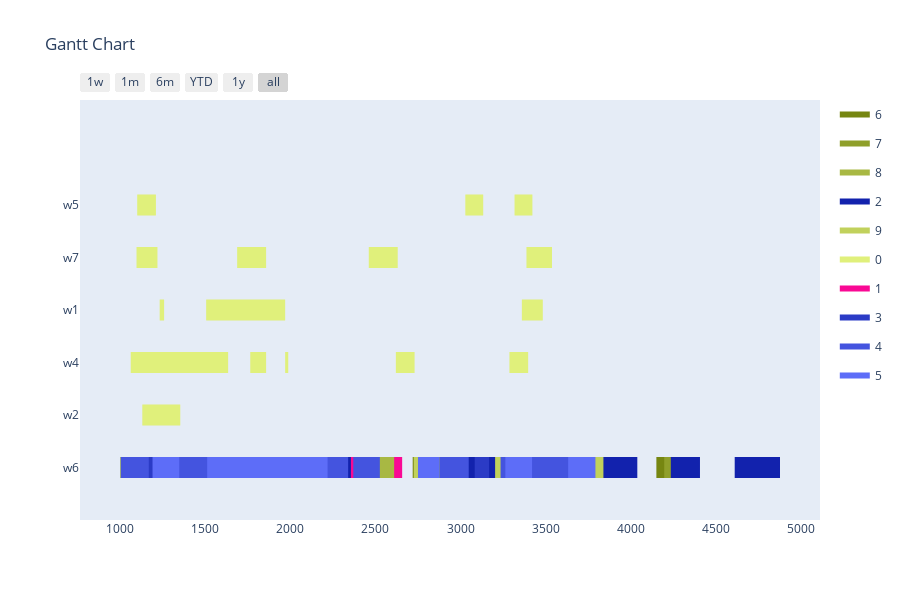

The notebook cell saved with this chart:
### Markdown cell above
Config 4 - Randomized Mutation with "open" Planning Horizon

### Code cell
optimizer = BaseGA(env)
optimizer.configure('tardiness', 'twopointcrossover', 'roulettewheel', 'randomize')
last_time_slot = 0
for order in orders:
    if order[1] > last_time_slot:
        last_time_slot = order[1]
# all parameters after offspring_amount are optional (in this case -> verbose=True)
result, best_fitness_history, average_fitness_history, best_generation_history, feasible_gen = optimizer.optimize(orders, max_generations, earliest_time_slot, last_time_slot, population_size, offspring_amount, verbose=True)
workstation_assignments = reformat_result(result, orders, env)
visualize(workstation_assignments, best_fitness_history, average_fitness_history, best_generation_history, feasible_gen)

### Figure 1 — Plotly figure (JSON) as saved in the notebook; plotly's stock layout.template omitted (floating-point values rounded to 4 significant figures; data arrays with more than 128 entries replaced by an {"elided": "..."} marker saying what was removed)
{"data": [{"fill": "toself", "fillcolor": "rgb(118, 134, 17)", "hoverinfo": "name", "legendgroup": "rgb(118, 134, 17)", "mode": "none", "name": "6", "type": "scatter", "x": [1542, 1665, 1665, 1542, 1542, 751, 861, 861, 751, 751, 318, 462, 462, 318, 318, 4150, 4294, 4294, 4150, 4150, 208, 318, 318, 208, 208, 4694, 4759, 4759, 4694, 4694, 2844, 2969, 2969, 2844, 2844, 1890, 1946, 1946, 1890, 1890, 1955, 2042, 2042, 1955, 1955, 1201, 1324, 1324, 1201, 1201, 2030, 2107, 2107, 2030, 2030, 225, 311, 311, 225, 225, 3953, 4030, 4030, 3953, 3953, 2719, 2774, 2774, 2719, 2719, 942, 1065, 1065, 942, 942, 238, 382, 382, 238, 238, 4226, 4349, 4349, 4226, 4226, 3699, 3764, 3764, 3699], "y": [-0.2, -0.2, 0.2, 0.2, null, -0.2, -0.2, 0.2, 0.2, null, -0.2, -0.2, 0.2, 0.2, null, -0.2, -0.2, 0.2, 0.2, null, -0.2, -0.2, 0.2, 0.2, null, -0.2, -0.2, 0.2, 0.2, null, -0.2, -0.2, 0.2, 0.2, null, -0.2, -0.2, 0.2, 0.2, null, -0.2, -0.2, 0.2, 0.2, null, -0.2, -0.2, 0.2, 0.2, null, -0.2, -0.2, 0.2, 0.2, null, -0.2, -0.2, 0.2, 0.2, null, -0.2, -0.2, 0.2, 0.2, null, -0.2, -0.2, 0.2, 0.2, null, -0.2, -0.2, 0.2, 0.2, null, -0.2, -0.2, 0.2, 0.2, null, -0.2, -0.2, 0.2, 0.2, null, -0.2, -0.2, 0.2, 0.2]}, {"fill": "toself", "fillcolor": "rgb(143, 159, 42)", "hoverinfo": "name", "legendgroup": "rgb(143, 159, 42)", "mode": "none", "name": "7", "type": "scatter", "x": [2362, 2495, 2495, 2362, 2362, 2378, 2464, 2464, 2378, 2378, 886, 996, 996, 886, 886, 500, 586, 586, 500, 500, 793, 858, 858, 793, 793, 1122, 1208, 1208, 1122, 1122, 891, 946, 946, 891, 891, 665, 720, 720, 665, 665, 403, 547, 547, 403, 403, 813, 890, 890, 813, 813, 228, 293, 293, 228, 228, 3641, 3688, 3688, 3641, 3641, 4196, 4243, 4243, 4196, 4196, 210, 355, 355, 210, 210, 409, 485, 485, 409, 409, 1002, 1057, 1057, 1002, 1002, 3849, 3913, 3913, 3849, 3849, 684, 809, 809, 684], "y": [-0.2, -0.2, 0.2, 0.2, null, -0.2, -0.2, 0.2, 0.2, null, -0.2, -0.2, 0.2, 0.2, null, -0.2, -0.2, 0.2, 0.2, null, -0.2, -0.2, 0.2, 0.2, null, -0.2, -0.2, 0.2, 0.2, null, -0.2, -0.2, 0.2, 0.2, null, -0.2, -0.2, 0.2, 0.2, null, -0.2, -0.2, 0.2, 0.2, null, -0.2, -0.2, 0.2, 0.2, null, -0.2, -0.2, 0.2, 0.2, null, -0.2, -0.2, 0.2, 0.2, null, -0.2, -0.2, 0.2, 0.2, null, -0.2, -0.2, 0.2, 0.2, null, -0.2, -0.2, 0.2, 0.2, null, -0.2, -0.2, 0.2, 0.2, null, -0.2, -0.2, 0.2, 0.2, null, -0.2, -0.2, 0.2, 0.2]}, {"fill": "toself", "fillcolor": "rgb(168, 184, 67)", "hoverinfo": "name", "legendgroup": "rgb(168, 184, 67)", "mode": "none", "name": "8", "type": "scatter", "x": {"elided": "134 int values"}, "y": {"elided": "134 float values"}}, {"fill": "toself", "fillcolor": "rgb(18, 34, 173)", "hoverinfo": "name", "legendgroup": "rgb(18, 34, 173)", "mode": "none", "name": "2", "type": "scatter", "x": {"elided": "134 int values"}, "y": {"elided": "134 float values"}}, {"fill": "toself", "fillcolor": "rgb(193, 209, 92)", "hoverinfo": "name", "legendgroup": "rgb(193, 209, 92)", "mode": "none", "name": "9", "type": "scatter", "x": [2155, 2252, 2252, 2155, 2155, 1962, 2152, 2152, 1962, 1962, 3203, 3328, 3328, 3203, 3203, 2725, 2848, 2848, 2725, 2725, 890, 1000, 1000, 890, 890, 3424, 3549, 3549, 3424, 3424, 1987, 2117, 2117, 1987, 1987, 2102, 2287, 2287, 2102, 2102, 1393, 1573, 1573, 1393, 1393, 2780, 2900, 2900, 2780, 2780, 3344, 3406, 3406, 3344, 3344, 1825, 1945, 1945, 1825, 1825, 1666, 1766, 1766, 1666, 1666, 784, 904, 904, 784, 784, 291, 406, 406, 291, 291, 3527, 3647, 3647, 3527, 3527, 757, 882, 882, 757, 757, 620, 730, 730, 620, 620, 1968, 2024, 2024, 1968, 1968, 3649, 3839, 3839, 3649, 3649, 1811, 1931, 1931, 1811, 1811, 3397, 3484, 3484, 3397, 3397, 3207, 3269, 3269, 3207], "y": [-0.2, -0.2, 0.2, 0.2, null, -0.2, -0.2, 0.2, 0.2, null, -0.2, -0.2, 0.2, 0.2, null, -0.2, -0.2, 0.2, 0.2, null, -0.2, -0.2, 0.2, 0.2, null, -0.2, -0.2, 0.2, 0.2, null, -0.2, -0.2, 0.2, 0.2, null, -0.2, -0.2, 0.2, 0.2, null, -0.2, -0.2, 0.2, 0.2, null, -0.2, -0.2, 0.2, 0.2, null, -0.2, -0.2, 0.2, 0.2, null, -0.2, -0.2, 0.2, 0.2, null, -0.2, -0.2, 0.2, 0.2, null, -0.2, -0.2, 0.2, 0.2, null, -0.2, -0.2, 0.2, 0.2, null, -0.2, -0.2, 0.2, 0.2, null, -0.2, -0.2, 0.2, 0.2, null, -0.2, -0.2, 0.2, 0.2, null, -0.2, -0.2, 0.2, 0.2, null, -0.2, -0.2, 0.2, 0.2, null, -0.2, -0.2, 0.2, 0.2, null, -0.2, -0.2, 0.2, 0.2, null, -0.2, -0.2, 0.2, 0.2]}, {"fill": "toself", "fillcolor": "rgb(224, 240, 123)", "hoverinfo": "name", "legendgroup": "rgb(224, 240, 123)", "mode": "none", "name": "0", "type": "scatter", "x": [3317, 3422, 3422, 3317, 3317, 1101, 1211, 1211, 1101, 1101, 3028, 3133, 3133, 3028, 3028, 3387, 3537, 3537, 3387, 3387, 2461, 2631, 2631, 2461, 2461, 1688, 1858, 1858, 1688, 1688, 1097, 1220, 1220, 1097, 1097, 554, 677, 677, 554, 554, 3360, 3483, 3483, 3360, 3360, 986, 1233, 1233, 986, 986, 1259, 1506, 1506, 1259, 1259, 953, 1063, 1063, 953, 953, 3287, 3397, 3397, 3287, 3287, 520, 650, 650, 520, 520, 1635, 1765, 1765, 1635, 1635, 2620, 2730, 2730, 2620, 2620, 1858, 1988, 1988, 1858, 1858, 1131, 1354, 1354, 1131], "y": [4.8, 4.8, 5.2, 5.2, null, 4.8, 4.8, 5.2, 5.2, null, 4.8, 4.8, 5.2, 5.2, null, 3.8, 3.8, 4.2, 4.2, null, 3.8, 3.8, 4.2, 4.2, null, 3.8, 3.8, 4.2, 4.2, null, 3.8, 3.8, 4.2, 4.2, null, 3.8, 3.8, 4.2, 4.2, null, 2.8, 2.8, 3.2, 3.2, null, 2.8, 2.8, 3.2, 3.2, null, 2.8, 2.8, 3.2, 3.2, null, 1.8, 1.8, 2.2, 2.2, null, 1.8, 1.8, 2.2, 2.2, null, 1.8, 1.8, 2.2, 2.2, null, 1.8, 1.8, 2.2, 2.2, null, 1.8, 1.8, 2.2, 2.2, null, 1.8, 1.8, 2.2, 2.2, null, 0.8, 0.8, 1.2, 1.2]}, {"fill": "toself", "fillcolor": "rgb(249, 9, 148)", "hoverinfo": "name", "legendgroup": "rgb(249, 9, 148)", "mode": "none", "name": "1", "type": "scatter", "x": [1206, 1328, 1328, 1206, 1206, 1123, 1179, 1179, 1123, 1123, 2391, 2513, 2513, 2391, 2391, 2356, 2466, 2466, 2356, 2356, 1557, 1667, 1667, 1557, 1557, 369, 434, 434, 369, 369, 1291, 1416, 1416, 1291, 1291, 1081, 1166, 1166, 1081, 1081, 2610, 2657, 2657, 2610, 2610, 1139, 1262, 1262, 1139, 1139, 3270, 3403, 3403, 3270, 3270, 2061, 2186, 2186, 2061, 2061, 1604, 1691, 1691, 1604, 1604, 1086, 1163, 1163, 1086, 1086, 1021, 1086, 1086, 1021, 1021, 632, 696, 696, 632, 632, 2106, 2191, 2191, 2106, 2106, 2017, 2140, 2140, 2017], "y": [-0.2, -0.2, 0.2, 0.2, null, -0.2, -0.2, 0.2, 0.2, null, -0.2, -0.2, 0.2, 0.2, null, -0.2, -0.2, 0.2, 0.2, null, -0.2, -0.2, 0.2, 0.2, null, -0.2, -0.2, 0.2, 0.2, null, -0.2, -0.2, 0.2, 0.2, null, -0.2, -0.2, 0.2, 0.2, null, -0.2, -0.2, 0.2, 0.2, null, -0.2, -0.2, 0.2, 0.2, null, -0.2, -0.2, 0.2, 0.2, null, -0.2, -0.2, 0.2, 0.2, null, -0.2, -0.2, 0.2, 0.2, null, -0.2, -0.2, 0.2, 0.2, null, -0.2, -0.2, 0.2, 0.2, null, -0.2, -0.2, 0.2, 0.2, null, -0.2, -0.2, 0.2, 0.2, null, -0.2, -0.2, 0.2, 0.2]}, {"fill": "toself", "fillcolor": "rgb(43, 59, 198)", "hoverinfo": "name", "legendgroup": "rgb(43, 59, 198)", "mode": "none", "name": "3", "type": "scatter", "x": [792, 857, 857, 792, 792, 878, 954, 954, 878, 878, 233, 320, 320, 233, 233, 276, 386, 386, 276, 276, 3083, 3168, 3168, 3083, 3083, 3704, 3781, 3781, 3704, 3704, 1577, 1687, 1687, 1577, 1577, 1707, 1762, 1762, 1707, 1707, 939, 1025, 1025, 939, 939, 276, 332, 332, 276, 276, 202, 266, 266, 202, 202, 827, 912, 912, 827, 827, 865, 929, 929, 865, 865, 774, 850, 850, 774, 774, 436, 581, 581, 436, 436, 553, 675, 675, 553, 553, 565, 650, 650, 565, 565, 696, 773, 773, 696], "y": [-0.2, -0.2, 0.2, 0.2, null, -0.2, -0.2, 0.2, 0.2, null, -0.2, -0.2, 0.2, 0.2, null, -0.2, -0.2, 0.2, 0.2, null, -0.2, -0.2, 0.2, 0.2, null, -0.2, -0.2, 0.2, 0.2, null, -0.2, -0.2, 0.2, 0.2, null, -0.2, -0.2, 0.2, 0.2, null, -0.2, -0.2, 0.2, 0.2, null, -0.2, -0.2, 0.2, 0.2, null, -0.2, -0.2, 0.2, 0.2, null, -0.2, -0.2, 0.2, 0.2, null, -0.2, -0.2, 0.2, 0.2, null, -0.2, -0.2, 0.2, 0.2, null, -0.2, -0.2, 0.2, 0.2, null, -0.2, -0.2, 0.2, 0.2, null, -0.2, -0.2, 0.2, 0.2, null, -0.2, -0.2, 0.2, 0.2]}, {"fill": "toself", "fillcolor": "rgb(68, 84, 223)", "hoverinfo": "name", "legendgroup": "rgb(68, 84, 223)", "mode": "none", "name": "4", "type": "scatter", "x": [628, 793, 793, 628, 628, 968, 1110, 1110, 968, 968, 2875, 3048, 3048, 2875, 2875, 2390, 2526, 2526, 2390, 2390, 3235, 3322, 3322, 3235, 3235, 356, 422, 422, 356, 356, 2167, 2340, 2340, 2167, 2167, 1004, 1169, 1169, 1004, 1004, 1985, 2235, 2235, 1985, 1985, 1704, 1846, 1846, 1704, 1704, 3338, 3483, 3483, 3338, 3338, 818, 973, 973, 818, 818, 1070, 1215, 1215, 1070, 1070, 2370, 2515, 2515, 2370, 2370, 3432, 3646, 3646, 3432], "y": [-0.2, -0.2, 0.2, 0.2, null, -0.2, -0.2, 0.2, 0.2, null, -0.2, -0.2, 0.2, 0.2, null, -0.2, -0.2, 0.2, 0.2, null, -0.2, -0.2, 0.2, 0.2, null, -0.2, -0.2, 0.2, 0.2, null, -0.2, -0.2, 0.2, 0.2, null, -0.2, -0.2, 0.2, 0.2, null, -0.2, -0.2, 0.2, 0.2, null, -0.2, -0.2, 0.2, 0.2, null, -0.2, -0.2, 0.2, 0.2, null, -0.2, -0.2, 0.2, 0.2, null, -0.2, -0.2, 0.2, 0.2, null, -0.2, -0.2, 0.2, 0.2, null, -0.2, -0.2, 0.2, 0.2]}, {"fill": "toself", "fillcolor": "rgb(93, 109, 248)", "hoverinfo": "name", "legendgroup": "rgb(93, 109, 248)", "mode": "none", "name": "5", "type": "scatter", "x": {"elided": "134 int values"}, "y": {"elided": "134 float values"}}, {"legendgroup": "rgb(118, 134, 17)", "marker": {"color": "rgb(118, 134, 17)", "opacity": 0, "size": 1}, "mode": "markers", "name": "", "showlegend": false, "text": [null, null, null, null, null, null, null, null, null, null, null, null, null, null, null, null, null, null, null, null, null, null, null, null, null, null, null, null, null, null, null, null, null, null, null, null], "type": "scatter", "x": [1542, 1665, 751, 861, 318, 462, 4150, 4294, 208, 318, 4694, 4759, 2844, 2969, 1890, 1946, 1955, 2042, 1201, 1324, 2030, 2107, 225, 311, 3953, 4030, 2719, 2774, 942, 1065, 238, 382, 4226, 4349, 3699, 3764], "y": [0, 0, 0, 0, 0, 0, 0, 0, 0, 0, 0, 0, 0, 0, 0, 0, 0, 0, 0, 0, 0, 0, 0, 0, 0, 0, 0, 0, 0, 0, 0, 0, 0, 0, 0, 0]}, {"legendgroup": "rgb(143, 159, 42)", "marker": {"color": "rgb(143, 159, 42)", "opacity": 0, "size": 1}, "mode": "markers", "name": "", "showlegend": false, "text": [null, null, null, null, null, null, null, null, null, null, null, null, null, null, null, null, null, null, null, null, null, null, null, null, null, null, null, null, null, null, null, null, null, null, null, null], "type": "scatter", "x": [2362, 2495, 2378, 2464, 886, 996, 500, 586, 793, 858, 1122, 1208, 891, 946, 665, 720, 403, 547, 813, 890, 228, 293, 3641, 3688, 4196, 4243, 210, 355, 409, 485, 1002, 1057, 3849, 3913, 684, 809], "y": [0, 0, 0, 0, 0, 0, 0, 0, 0, 0, 0, 0, 0, 0, 0, 0, 0, 0, 0, 0, 0, 0, 0, 0, 0, 0, 0, 0, 0, 0, 0, 0, 0, 0, 0, 0]}, {"legendgroup": "rgb(168, 184, 67)", "marker": {"color": "rgb(168, 184, 67)", "opacity": 0, "size": 1}, "mode": "markers", "name": "", "showlegend": false, "text": [null, null, null, null, null, null, null, null, null, null, null, null, null, null, null, null, null, null, null, null, null, null, null, null, null, null, null, null, null, null, null, null, null, null, null, null, null, null, null, null, null, null, null, null, null, null, null, null, null, null, null, null, null, null], "type": "scatter", "x": [1591, 1701, 2429, 2639, 3233, 3388, 1381, 1469, 1233, 1343, 3176, 3300, 1510, 1615, 2291, 2421, 3641, 3809, 3484, 3638, 2112, 2238, 831, 955, 901, 996, 2023, 2133, 1132, 1237, 1039, 1154, 3644, 3749, 1044, 1168, 1656, 1813, 2777, 2901, 654, 741, 596, 750, 2972, 3126, 1104, 1234, 1047, 1142, 246, 391, 3463, 3631], "y": [0, 0, 0, 0, 0, 0, 0, 0, 0, 0, 0, 0, 0, 0, 0, 0, 0, 0, 0, 0, 0, 0, 0, 0, 0, 0, 0, 0, 0, 0, 0, 0, 0, 0, 0, 0, 0, 0, 0, 0, 0, 0, 0, 0, 0, 0, 0, 0, 0, 0, 0, 0, 0, 0]}, {"legendgroup": "rgb(18, 34, 173)", "marker": {"color": "rgb(18, 34, 173)", "opacity": 0, "size": 1}, "mode": "markers", "name": "", "showlegend": false, "text": [null, null, null, null, null, null, null, null, null, null, null, null, null, null, null, null, null, null, null, null, null, null, null, null, null, null, null, null, null, null, null, null, null, null, null, null, null, null, null, null, null, null, null, null, null, null, null, null, null, null, null, null, null, null], "type": "scatter", "x": [2802, 2947, 1577, 1703, 3120, 3225, 3621, 3726, 4789, 4876, 3828, 4006, 3933, 4038, 1282, 1402, 1898, 1998, 4610, 4755, 2221, 2381, 2387, 2511, 3037, 3161, 1690, 1778, 3380, 3485, 2078, 2233, 1798, 2008, 2730, 2835, 3487, 3632, 1021, 1131, 4282, 4406, 1312, 1480, 4235, 4322, 3794, 3959, 4739, 4865, 1440, 1585, 3806, 3951], "y": [0, 0, 0, 0, 0, 0, 0, 0, 0, 0, 0, 0, 0, 0, 0, 0, 0, 0, 0, 0, 0, 0, 0, 0, 0, 0, 0, 0, 0, 0, 0, 0, 0, 0, 0, 0, 0, 0, 0, 0, 0, 0, 0, 0, 0, 0, 0, 0, 0, 0, 0, 0, 0, 0]}, {"legendgroup": "rgb(193, 209, 92)", "marker": {"color": "rgb(193, 209, 92)", "opacity": 0, "size": 1}, "mode": "markers", "name": "", "showlegend": false, "text": [null, null, null, null, null, null, null, null, null, null, null, null, null, null, null, null, null, null, null, null, null, null, null, null, null, null, null, null, null, null, null, null, null, null, null, null, null, null, null, null, null, null, null, null, null, null], "type": "scatter", "x": [2155, 2252, 1962, 2152, 3203, 3328, 2725, 2848, 890, 1000, 3424, 3549, 1987, 2117, 2102, 2287, 1393, 1573, 2780, 2900, 3344, 3406, 1825, 1945, 1666, 1766, 784, 904, 291, 406, 3527, 3647, 757, 882, 620, 730, 1968, 2024, 3649, 3839, 1811, 1931, 3397, 3484, 3207, 3269], "y": [0, 0, 0, 0, 0, 0, 0, 0, 0, 0, 0, 0, 0, 0, 0, 0, 0, 0, 0, 0, 0, 0, 0, 0, 0, 0, 0, 0, 0, 0, 0, 0, 0, 0, 0, 0, 0, 0, 0, 0, 0, 0, 0, 0, 0, 0]}, {"legendgroup": "rgb(224, 240, 123)", "marker": {"color": "rgb(224, 240, 123)", "opacity": 0, "size": 1}, "mode": "markers", "name": "", "showlegend": false, "text": [null, null, null, null, null, null, null, null, null, null, null, null, null, null, null, null, null, null, null, null, null, null, null, null, null, null, null, null, null, null, null, null, null, null, null, null], "type": "scatter", "x": [3317, 3422, 1101, 1211, 3028, 3133, 3387, 3537, 2461, 2631, 1688, 1858, 1097, 1220, 554, 677, 3360, 3483, 986, 1233, 1259, 1506, 953, 1063, 3287, 3397, 520, 650, 1635, 1765, 2620, 2730, 1858, 1988, 1131, 1354], "y": [5, 5, 5, 5, 5, 5, 4, 4, 4, 4, 4, 4, 4, 4, 4, 4, 3, 3, 3, 3, 3, 3, 2, 2, 2, 2, 2, 2, 2, 2, 2, 2, 2, 2, 1, 1]}, {"legendgroup": "rgb(249, 9, 148)", "marker": {"color": "rgb(249, 9, 148)", "opacity": 0, "size": 1}, "mode": "markers", "name": "", "showlegend": false, "text": [null, null, null, null, null, null, null, null, null, null, null, null, null, null, null, null, null, null, null, null, null, null, null, null, null, null, null, null, null, null, null, null, null, null, null, null], "type": "scatter", "x": [1206, 1328, 1123, 1179, 2391, 2513, 2356, 2466, 1557, 1667, 369, 434, 1291, 1416, 1081, 1166, 2610, 2657, 1139, 1262, 3270, 3403, 2061, 2186, 1604, 1691, 1086, 1163, 1021, 1086, 632, 696, 2106, 2191, 2017, 2140], "y": [0, 0, 0, 0, 0, 0, 0, 0, 0, 0, 0, 0, 0, 0, 0, 0, 0, 0, 0, 0, 0, 0, 0, 0, 0, 0, 0, 0, 0, 0, 0, 0, 0, 0, 0, 0]}, {"legendgroup": "rgb(43, 59, 198)", "marker": {"color": "rgb(43, 59, 198)", "opacity": 0, "size": 1}, "mode": "markers", "name": "", "showlegend": false, "text": [null, null, null, null, null, null, null, null, null, null, null, null, null, null, null, null, null, null, null, null, null, null, null, null, null, null, null, null, null, null, null, null, null, null, null, null], "type": "scatter", "x": [792, 857, 878, 954, 233, 320, 276, 386, 3083, 3168, 3704, 3781, 1577, 1687, 1707, 1762, 939, 1025, 276, 332, 202, 266, 827, 912, 865, 929, 774, 850, 436, 581, 553, 675, 565, 650, 696, 773], "y": [0, 0, 0, 0, 0, 0, 0, 0, 0, 0, 0, 0, 0, 0, 0, 0, 0, 0, 0, 0, 0, 0, 0, 0, 0, 0, 0, 0, 0, 0, 0, 0, 0, 0, 0, 0]}, {"legendgroup": "rgb(68, 84, 223)", "marker": {"color": "rgb(68, 84, 223)", "opacity": 0, "size": 1}, "mode": "markers", "name": "", "showlegend": false, "text": [null, null, null, null, null, null, null, null, null, null, null, null, null, null, null, null, null, null, null, null, null, null, null, null, null, null, null, null, null, null], "type": "scatter", "x": [628, 793, 968, 1110, 2875, 3048, 2390, 2526, 3235, 3322, 356, 422, 2167, 2340, 1004, 1169, 1985, 2235, 1704, 1846, 3338, 3483, 818, 973, 1070, 1215, 2370, 2515, 3432, 3646], "y": [0, 0, 0, 0, 0, 0, 0, 0, 0, 0, 0, 0, 0, 0, 0, 0, 0, 0, 0, 0, 0, 0, 0, 0, 0, 0, 0, 0, 0, 0]}, {"legendgroup": "rgb(93, 109, 248)", "marker": {"color": "rgb(93, 109, 248)", "opacity": 0, "size": 1}, "mode": "markers", "name": "", "showlegend": false, "text": [null, null, null, null, null, null, null, null, null, null, null, null, null, null, null, null, null, null, null, null, null, null, null, null, null, null, null, null, null, null, null, null, null, null, null, null, null, null, null, null, null, null, null, null, null, null, null, null, null, null, null, null, null, null], "type": "scatter", "x": [1743, 1848, 509, 596, 1628, 1773, 1191, 1348, 1997, 2102, 1624, 1744, 786, 910, 3263, 3420, 1702, 1807, 3632, 3792, 525, 650, 209, 354, 827, 984, 2012, 2122, 300, 410, 806, 931, 1515, 1610, 2065, 2219, 2024, 2150, 2750, 2874, 1832, 1937, 1512, 1637, 684, 829, 1563, 1728, 453, 573, 1905, 2115, 675, 770], "y": [0, 0, 0, 0, 0, 0, 0, 0, 0, 0, 0, 0, 0, 0, 0, 0, 0, 0, 0, 0, 0, 0, 0, 0, 0, 0, 0, 0, 0, 0, 0, 0, 0, 0, 0, 0, 0, 0, 0, 0, 0, 0, 0, 0, 0, 0, 0, 0, 0, 0, 0, 0, 0, 0]}], "layout": {"height": 600, "hovermode": "closest", "showlegend": true, "title": {"text": "Gantt Chart"}, "xaxis": {"rangeselector": {"buttons": [{"count": 7, "label": "1w", "step": "day", "stepmode": "backward"}, {"count": 1, "label": "1m", "step": "month", "stepmode": "backward"}, {"count": 6, "label": "6m", "step": "month", "stepmode": "backward"}, {"count": 1, "label": "YTD", "step": "year", "stepmode": "todate"}, {"count": 1, "label": "1y", "step": "year", "stepmode": "backward"}, {"step": "all"}]}, "showgrid": false, "type": "date", "zeroline": false}, "yaxis": {"autorange": false, "range": [-1, 7], "showgrid": false, "ticktext": ["w6", "w2", "w4", "w1", "w7", "w5"], "tickvals": [0, 1, 2, 3, 4, 5], "zeroline": false}}}
